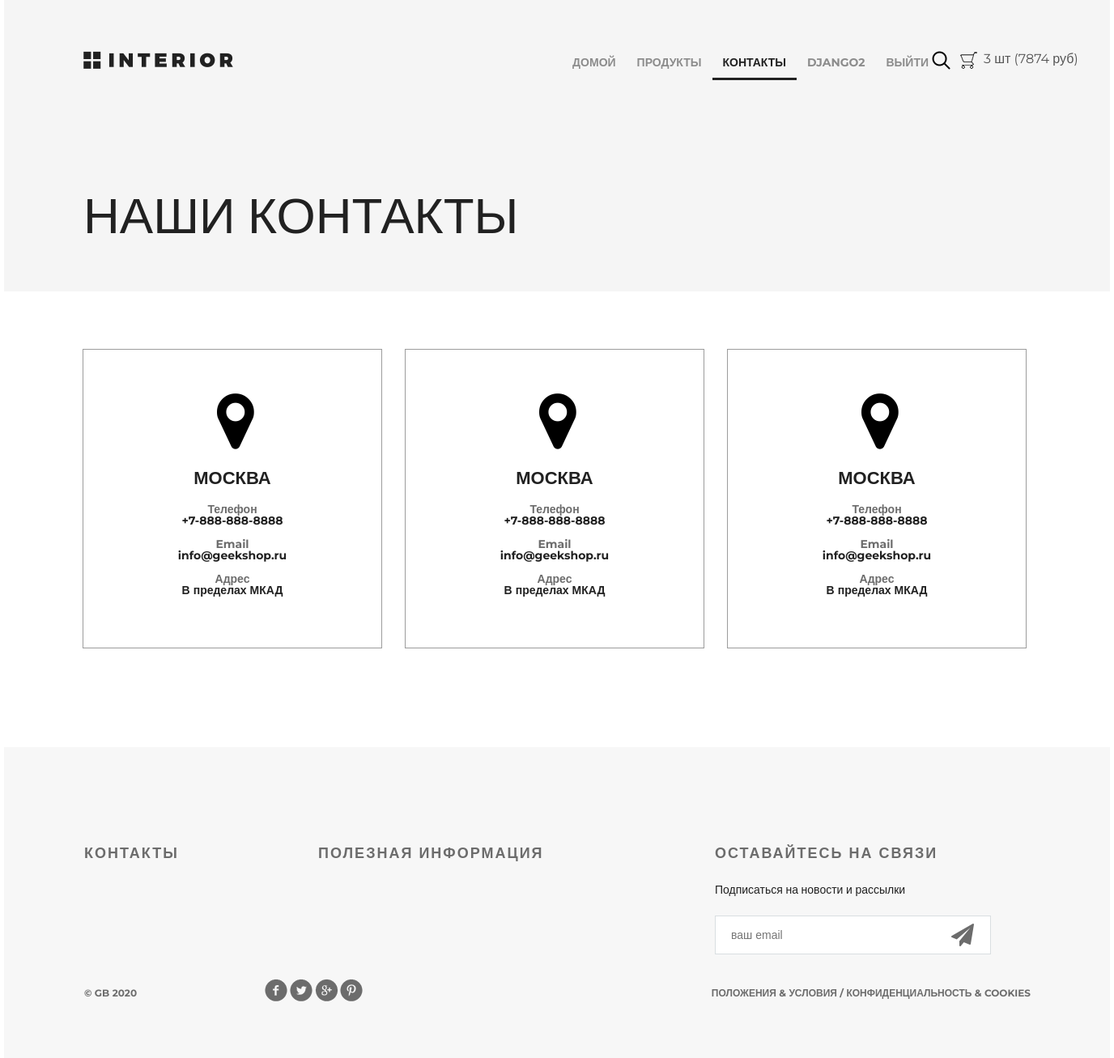
Page /contact/ (signed in) on the committed database.
### authapp/models.py (models this page shows)
class ShopUser(AbstractUser):
    avatar = models.ImageField(upload_to='users_avatar', blank=True)
    age = models.PositiveIntegerField(verbose_name='возраст')

### basketapp/models.py (models this page shows)
class Basket(models.Model):
    user = models.ForeignKey(settings.AUTH_USER_MODEL, on_delete=models.CASCADE, related_name='basket')
    product = models.ForeignKey(Product, on_delete=models.CASCADE)
    quantity = models.PositiveIntegerField(default=0, verbose_name='количество')
    add_datetime = models.DateField(auto_now_add=True, verbose_name='время')
    @property
    def product_cost(self):
        return self.product.price * self.quantity
    @property
    def total_quantity(self):
        _products = Basket.objects.filter(user=self.user)
        _total_quantity = sum([product.quantity for product in _products])
        return _total_quantity
    @property
    def total_cost(self):
        _products = Basket.objects.filter(user=self.user)
        _total_cost = sum([product.product_cost for product in _products])
        return _total_cost

### mainapp/models.py (models this page shows, shortened)
class Product(models.Model):
    category = models.ForeignKey(ProductCategory, on_delete=models.CASCADE)
    name = models.CharField(max_length=128, verbose_name='имя продукта')
    image = models.ImageField(upload_to='products_images', blank=True)
    short_desc = models.CharField(max_length=128, blank=True, verbose_name='краткое описание продукта')
    description = models.TextField(blank=True, verbose_name='описание продукта')
    price = models.DecimalField(max_digits=8, decimal_places=2, default=0, verbose_name='цена продукта')
    quantity = models.PositiveIntegerField(default=0, verbose_name='количество на складе')
    class Meta:
        verbose_name = 'продукт'
        verbose_name_plural = 'продукты'

### mainapp/views.py (the view)
# urls.py: path('contact/', mainapp.contact, name='contact'),
def contact(request):
    return render(request, 'mainapp/contact.html', {'title': 'контакты', 'basket': get_basket(request.user)})

### mainapp/views.py (called while the page is built)
def get_basket(user):
    if user.is_authenticated:
        basket = Basket.objects.filter(user=user)
    else:
        basket = []
    return basket

### mainapp/templates/mainapp/contact.html (shortened to what this page needs)
{% extends 'mainapp/base.html' %}
{% load static %}
{% block menu %}
		<div class="hero">
			<div class="header clearfix">
				<a href="{% url 'main' %}" class="logo"></a>
			{% include 'mainapp/includes/inc_main_menu.html' %}
			</div>
			<h1>наши контакты</h1>
		</div>
{% endblock %}
{% block content %}
		<div class="location">
			<div class="location-1">
				<i class="fa fa-map-marker fa-5x"></i>
				<h4>Москва</h4>
				<div class="contacts">
					<h5>Телефон</h5>
					<p>+7-888-888-8888</p>
				</div>
				<div class="contacts">
					<h5>Email</h5>
					<p>info@geekshop.ru</p>
				</div>
				<div class="contacts">
					<h5>Адрес</h5>
					<p>В пределах МКАД</p>
				</div>
			</div>
			<div class="location-1">
				<i class="fa fa-map-marker fa-5x"></i>
				<h4>Москва</h4>
				<div class="contacts">
					<h5>Телефон</h5>
					<p>+7-888-888-8888</p>
				</div>
				<div class="contacts">
					<h5>Email</h5>
					<p>info@geekshop.ru</p>
				</div>
				<div class="contacts">
					<h5>Адрес</h5>
					<p>В пределах МКАД</p>
				</div>
			</div>
			<div class="location-1">
				<i class="fa fa-map-marker fa-5x"></i>
				<h4>Москва</h4>
				<div class="contacts">
					<h5>Телефон</h5>
					<p>+7-888-888-8888</p>
				</div>
				<div class="contacts">
					<h5>Email</h5>
					<p>info@geekshop.ru</p>
				</div>
				<div class="contacts">
					<h5>Адрес</h5>
					<p>В пределах МКАД</p>
				</div>
			</div>
		</div>
		<div class="clr"></div>
{% endblock %}

### mainapp/templates/mainapp/includes/inc_main_menu.html (shortened to what this page needs)
    <ul class="menu">
        <li><a href="{% url 'main' %}" {% if request.resolver_match.url_name == 'main' %}class="active"{% endif %}>домой</a></li>
        <li><a href="{% url 'products:index' %}" {% if request.resolver_match.namespace == 'products' %}class="active"{% endif %}>продукты</a></li>
        <li><a href="{% url 'contact' %}" {% if request.resolver_match.url_name == 'contact' %}class="active"{% endif %}>контакты</a></li>
        {% if user.is_authenticated %}
        <li>
            <a href="{% url 'auth:edit' %}">{{ user.first_name|default:'Пользователь' }}</a>
        </li>
        {% endif %}
        <li>
            {% if user.is_authenticated %}
            <a href="{% url 'auth:logout' %}">Выйти</a>
            {% else %}
            <a href="{% url 'auth:login' %}">Войти</a>
            {% endif %}
        </li>
    </ul>
    <a href="#" class="search"></a>
    <a href="{% url 'basket:basket' %}" class="basket">
        <span>
            {% if basket %} {{basket.0.total_quantity}} шт ({{basket.0.total_cost|floatformat:0}} руб) {% endif %}
        </span>
    </a>

### static/css/style.css (style rules this page uses)
* { margin: 0; padding: 0; }
body { font-family: 'Montserrat', sans-serif; }
html, body { height: 100%; }
.clr { height: 384px; }
.logo { background-image: url(/static/img/logo.png); margin-top: 63px; width: 185px; height: 22px; float: left; }
.menu { list-style-type: none; margin-top: 67px; float: right; }
.menu li { float: left; }
.menu a { color: #8c8c8c; font-size: 14px; font-weight: 700; text-align: right; text-transform: uppercase; text-decoration: none; padding: 10px 13px; }
.menu .active { color: #212121; font-weight: 700; border-bottom: 3px solid #212121; }
.search { display: block; width: 23px; height: 23px; background-image: url(/static/img/search.png); position: absolute; top: 63px; left: 1146px; }
.basket { display: block; width: 23px; height: 23px; background-image: url(/static/img/basket.png); position: absolute; top: 63px; left: 1180px; text-decoration: none; color: #555; }
.basket span { display: block; margin-left: 30px; width: 150px; }
.clearfix:after { content: ""; display: block; clear: both; }
.hero { background-color: #f5f5f5; height: 360px; padding-left: 98px; padding-right: 211px; position: relative; }
.hero h1 { color: #212121; font-size: 62px; font-weight: 100; text-align: left; margin-top: 142px; text-transform: uppercase; }
.location { padding: 0px 97px; }
.location-1 { height: 368px; width: 368px; border: 1px solid #9c9c9c; margin: 71px 28px 122px 0px; float: left; }
.location-1:last-child { margin: 71px 0px 122px 0px; }
.location i { display: block; margin: 48px auto 0px; width: 38px; }
.location h4 { margin: 23px auto 23px; text-transform: uppercase; text-align: center; color: #212121; font-size: 22px; font-weight: 700; line-height: 16px; }
.contacts { text-align: center; margin-bottom: 15px; line-height: 14px; color: #212121; font-size: 14px; font-weight: 700; }
.contacts h5 { color: #6c6c6c; font-size: 14px; font-weight: 700; }

### rows in the picture
ShopUser: first_name "DJANGO2"
Basket: user+quantity "3", user+product+quantity "7874"
